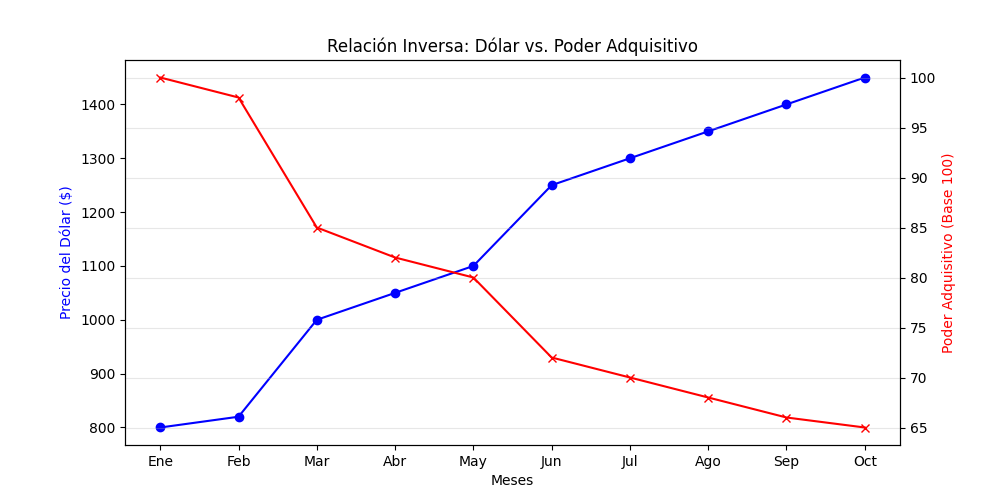

This figure's Python source:
import matplotlib.pyplot as plt
import pandas as pd

# Datos simulados que representan la realidad argentina
# Muestra cómo cuando el dólar salta, el poder adquisitivo (Salario) cae
data = {
    'Mes': ['Ene', 'Feb', 'Mar', 'Abr', 'May', 'Jun', 'Jul', 'Ago', 'Sep', 'Oct'],
    'Precio_Dolar': [800, 820, 1000, 1050, 1100, 1250, 1300, 1350, 1400, 1450],
    'Poder_Compra_Salario': [100, 98, 85, 82, 80, 72, 70, 68, 66, 65]
}

df = pd.DataFrame(data)

fig, ax1 = plt.subplots(figsize=(10, 5))

# Eje para el Dólar
ax1.set_xlabel('Meses')
ax1.set_ylabel('Precio del Dólar ($)', color='blue')
ax1.plot(df['Mes'], df['Precio_Dolar'], color='blue', marker='o', label='Subida del Dólar')

# Eje para el Poder Adquisitivo
ax2 = ax1.twinx()
ax2.set_ylabel('Poder Adquisitivo (Base 100)', color='red')
ax2.plot(df['Mes'], df['Poder_Compra_Salario'], color='red', marker='x', label='Caída del Salario')

plt.title('Relación Inversa: Dólar vs. Poder Adquisitivo')
plt.grid(alpha=0.3)
plt.savefig("relacion_dolar_peso.png")

print("Gráfica guardada como 'relacion_dolar_peso.png'")
